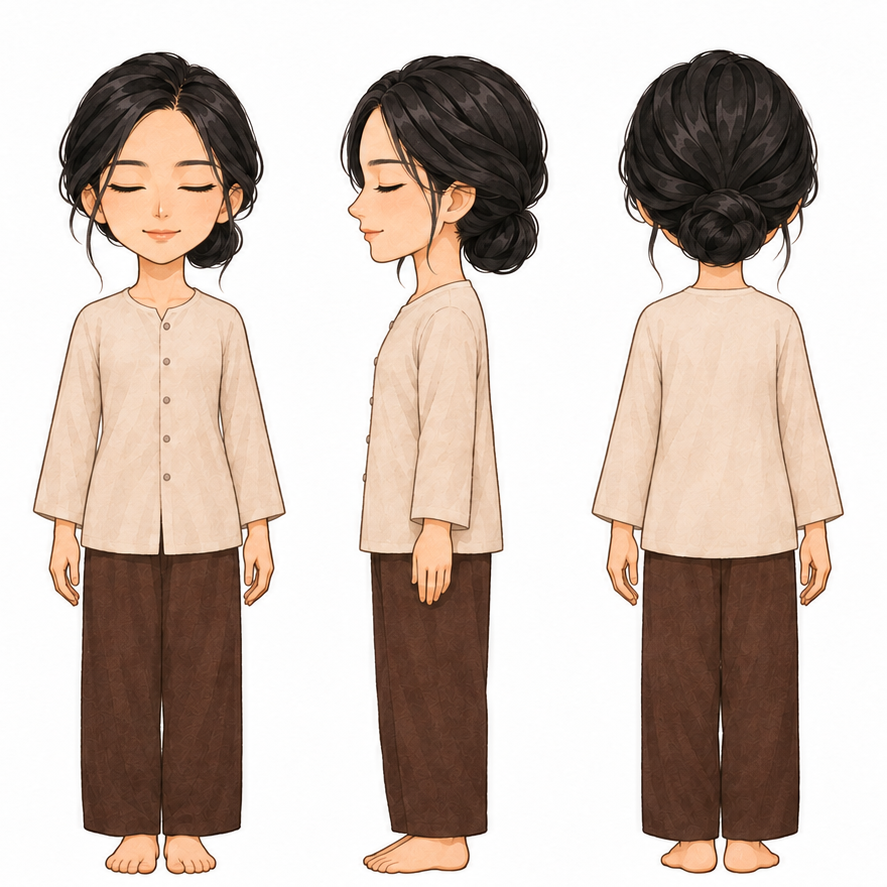
#> input picture prototype-3d/reference-pack/visitor-bun-light-turnaround.png, 887 x 887 px
$ python build-hd2d-assets.py
#> lines starting #> are read from the running program, lines starting #| are printed output that depends on the picture
from pathlib import Path

from PIL import Image, ImageChops, ImageEnhance


ROOT = Path(__file__).resolve().parents[1]
REPO = ROOT.parent
OUT = ROOT / "assets"
SOURCE = OUT / "source"
SPRITES = OUT / "visitor"
SCENE = OUT / "scene"
PACK = ROOT / "reference-pack"
APP_ASSETS = REPO / "assets" / "processed-v1" / "img"
CANVAS = (768, 768)
BASELINE = 744


def clean_generated(image: Image.Image) -> Image.Image:
    image = image.convert("RGBA")
    alpha = image.getchannel("A").point(lambda value: max(0, min(255, (value - 120) * 2)))
    image.putalpha(alpha)
    return image


def remove_white(image: Image.Image) -> Image.Image:
    image = image.convert("RGBA")
    white = Image.new("RGB", image.size, "white")
    distance = ImageChops.difference(image.convert("RGB"), white).convert("L")
    alpha = distance.point(lambda value: 0 if value < 4 else 255 if value > 18 else int((value - 4) / 14 * 255))
    image.putalpha(alpha)
    return image


def save_frame(image: Image.Image, name: str, target_height: int) -> None:
    alpha = image.getchannel("A")
    bounds = alpha.getbbox()
    if not bounds:
        raise ValueError(f"empty frame: {name}")
    image = image.crop(bounds)
    scale = target_height / image.height
    width = round(image.width * scale)
    image = image.resize((width, target_height), Image.Resampling.LANCZOS)
    if width > CANVAS[0] - 24:
        scale = (CANVAS[0] - 24) / width
        image = image.resize((CANVAS[0] - 24, round(target_height * scale)), Image.Resampling.LANCZOS)
    canvas = Image.new("RGBA", CANVAS, (0, 0, 0, 0))
    canvas.alpha_composite(image, ((CANVAS[0] - image.width) // 2, BASELINE - image.height))
    canvas.save(SPRITES / f"{name}.webp", "WEBP", lossless=True, method=6)


def crop_sheet(path: Path) -> tuple[Image.Image, Image.Image]:
    image = clean_generated(Image.open(path))
    half = image.width // 2
    return image.crop((0, 0, half, image.height)), image.crop((half, 0, image.width, image.height))


def save_crop(image: Image.Image, box: tuple[int, int, int, int], name: str, size: tuple[int, int]) -> None:
    image.crop(box).resize(size, Image.Resampling.LANCZOS).save(SCENE / name, "WEBP", quality=82, method=6)


def save_cutout(path: Path, name: str, width: int = 512, saturation: float = 1, brightness: float = 1) -> None:
    image = remove_white(Image.open(path))
    if saturation != 1:
        image = ImageEnhance.Color(image).enhance(saturation)
    if brightness != 1:
        image = ImageEnhance.Brightness(image).enhance(brightness)
    bounds = image.getchannel("A").getbbox()
    if not bounds:
        raise ValueError(f"empty cutout: {name}")
    image = image.crop(bounds)
    image.thumbnail((width, width), Image.Resampling.LANCZOS)
    image.save(SCENE / name, "WEBP", lossless=True, method=6)


def main() -> None:
    SPRITES.mkdir(parents=True, exist_ok=True)
    SCENE.mkdir(parents=True, exist_ok=True)

    turnaround = Image.open(PACK / "visitor-bun-light-turnaround.png")
#> turnaround is the input picture: PIL image 887x887 RGB; mean R, G, B 203.4, 189.2, 180
    third = turnaround.width // 3
#> third = 295
    for name, box in {
        "stand-front": (0, 0, third, turnaround.height),
        "stand-side": (third, 0, third * 2, turnaround.height),
        "stand-back": (third * 2, 0, turnaround.width, turnaround.height),
    }.items():
        save_frame(remove_white(turnaround.crop(box)), name, 690)
#> this loop made 3 passes
#> bounds in save_frame on passes 1 to 3: (28, 49, 289, 878), (40, 53, 295, 877), (0, 46, 297, 887)
#> pass 1, in remove_white, `image = image.convert("RGBA")`:
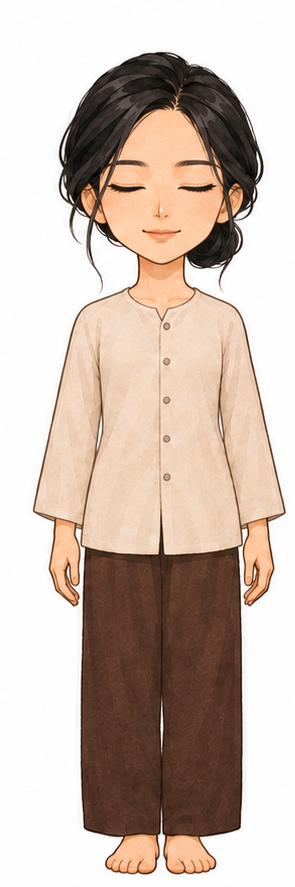
#> image: PIL image 295x887 RGBA; mean R, G, B, A 204.1, 187, 175.9, 255
#> pass 1, in remove_white, `distance = ImageChops.difference(image.convert("RGB"), white).convert(..`:
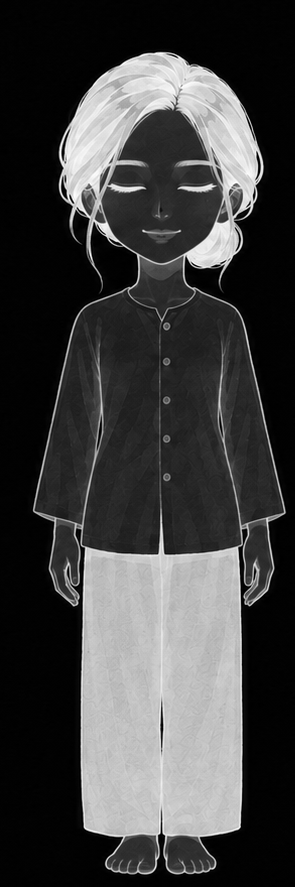
#> distance: PIL image 295x887 L; min 0, max 255, mean 64.2
#> pass 1, in remove_white, `alpha = distance.point(lambda value: 0 if value < 4 else 255 if value ..`:
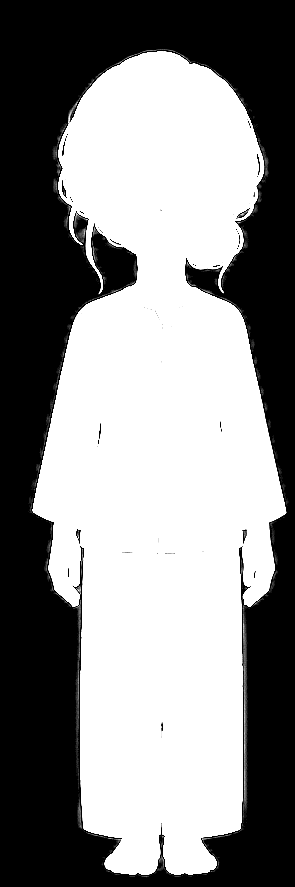
#> alpha: PIL image 295x887 L; min 0, max 255, mean 138.6

    side_frames = crop_sheet(SOURCE / "visitor-walk-side-strip.png")
    back_frames = crop_sheet(SOURCE / "visitor-walk-back-strip.png")
    for index, image in enumerate(side_frames, 1):
        save_frame(image, f"walk-side-{index}", 690)
    for index, image in enumerate(back_frames, 1):
        save_frame(image, f"walk-back-{index}", 690)
    save_frame(clean_generated(Image.open(SOURCE / "visitor-palms-standing.png")), "palms", 690)

    for index, height in enumerate((470, 430, 300), 1):
        save_frame(Image.open(APP_ASSETS / f"visitor-bun-light-bow-{index}.webp").convert("RGBA"), f"bow-{index}", height)
    save_frame(Image.open(APP_ASSETS / "visitor-bun-light-sit.webp").convert("RGBA"), "sit", 565)
    save_frame(clean_generated(Image.open(SOURCE / "visitor-sit-side-no-cushion.png")), "sit-side", 525)

    hall = Image.open(PACK / "hall-front-day-no-buddha.png").convert("RGB")
    courtyard = Image.open(APP_ASSETS / "scene-vn-courtyard-day.webp").convert("RGB")
    save_crop(hall, (245, 315, 696, 980), "hall-wall.webp", (512, 768))
    save_crop(hall, (0, 0, 941, 620), "hall-roof.webp", (768, 508))
    save_crop(hall, (0, 870, 941, 1672), "hall-floor.webp", (768, 654))
    save_crop(hall, (0, 300, 260, 980), "hall-mountain-left.webp", (300, 768))
    save_crop(hall, (681, 300, 941, 980), "hall-mountain-right.webp", (300, 768))
    save_crop(courtyard, (0, 0, 941, 930), "courtyard-mist.webp", (768, 760))
    save_crop(courtyard, (0, 780, 941, 1672), "courtyard-floor.webp", (768, 728))

    save_cutout(PACK / "objects" / "altar-table.png", "altar-table.webp", saturation=.62, brightness=1.08)
    save_cutout(PACK / "objects" / "cloud-bracket.png", "cloud-bracket.webp")
    save_cutout(PACK / "objects" / "incense-burner.png", "incense-burner.webp")
    save_cutout(PACK / "objects" / "lotus-oil-lamp.png", "lotus-oil-lamp.webp")
    save_cutout(PACK / "objects" / "meditation-cushion.png", "meditation-cushion.webp")
    save_cutout(PACK / "objects" / "column-stone-base.png", "column-stone-base.webp")


if __name__ == "__main__":
#> (the run stopped early here; a loop or call above may not have finished)

$ run again, with prototype-3d/reference-pack/reference-overview.png copied over prototype-3d/reference-pack/visitor-bun-light-turnaround.png
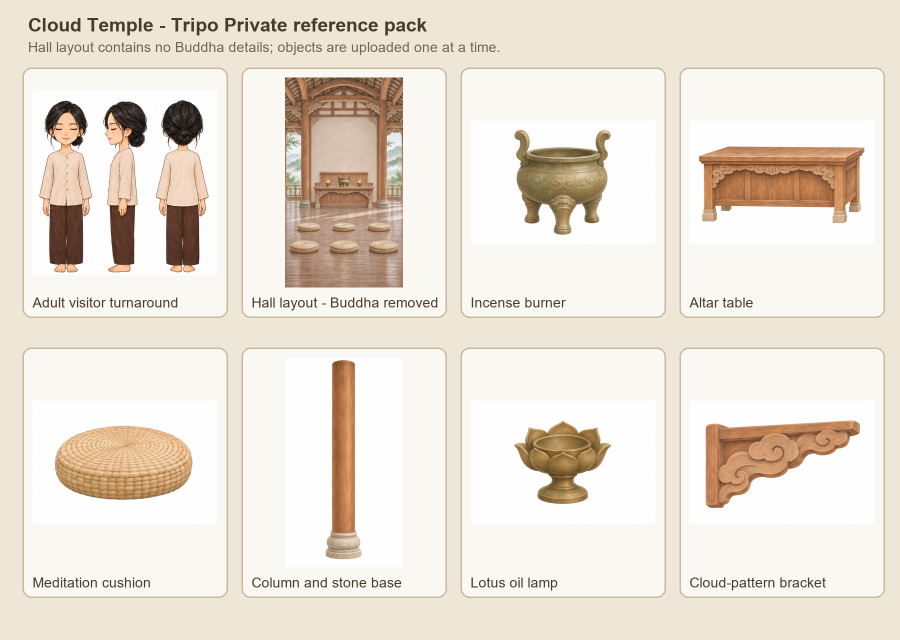
#> input picture prototype-3d/reference-pack/reference-overview.png, 1800 x 1280 px (shown at 1/2 size)
#> in main, turnaround is the input picture: PIL image 1800x1280 RGB; mean R, G, B 233.7, 225.2, 213.8
#> the loop in main, `for name, box in { "stand-front": (0, 0, third, turnaround.height), "s..` made 3 passes
#> pass 1, in remove_white, `distance = ImageChops.difference(image.convert("RGB"), white).convert(..`:
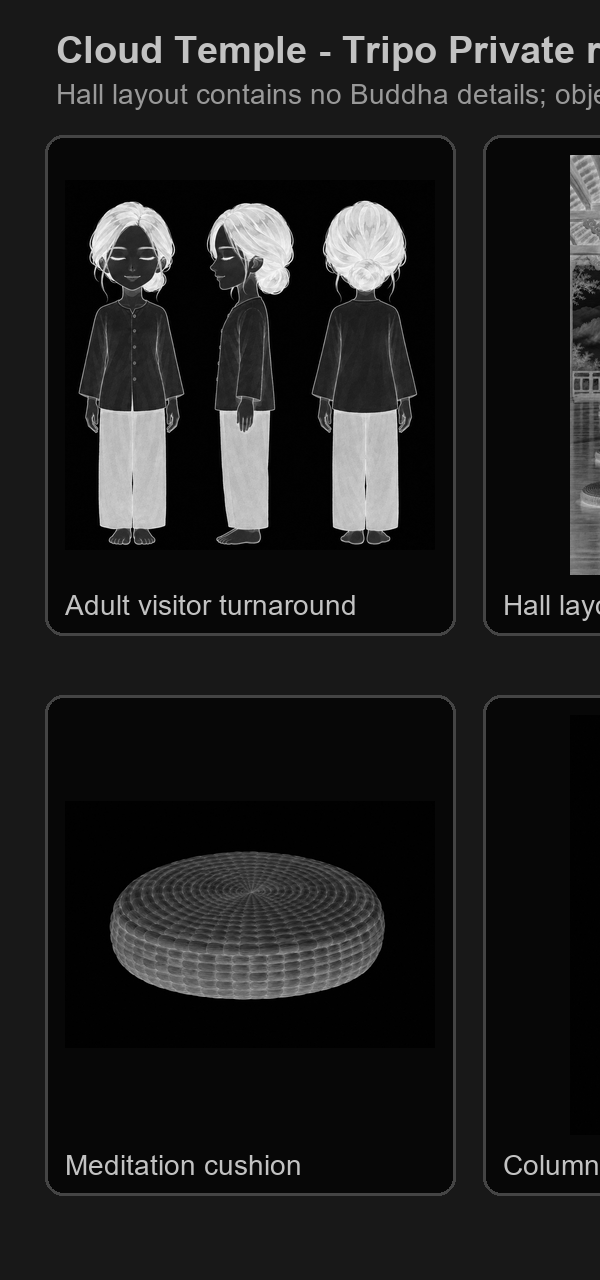
#> distance: PIL image 600x1280 L; min 0, max 255, mean 30.1
#> pass 1, in remove_white, `alpha = distance.point(lambda value: 0 if value < 4 else 255 if value ..`:
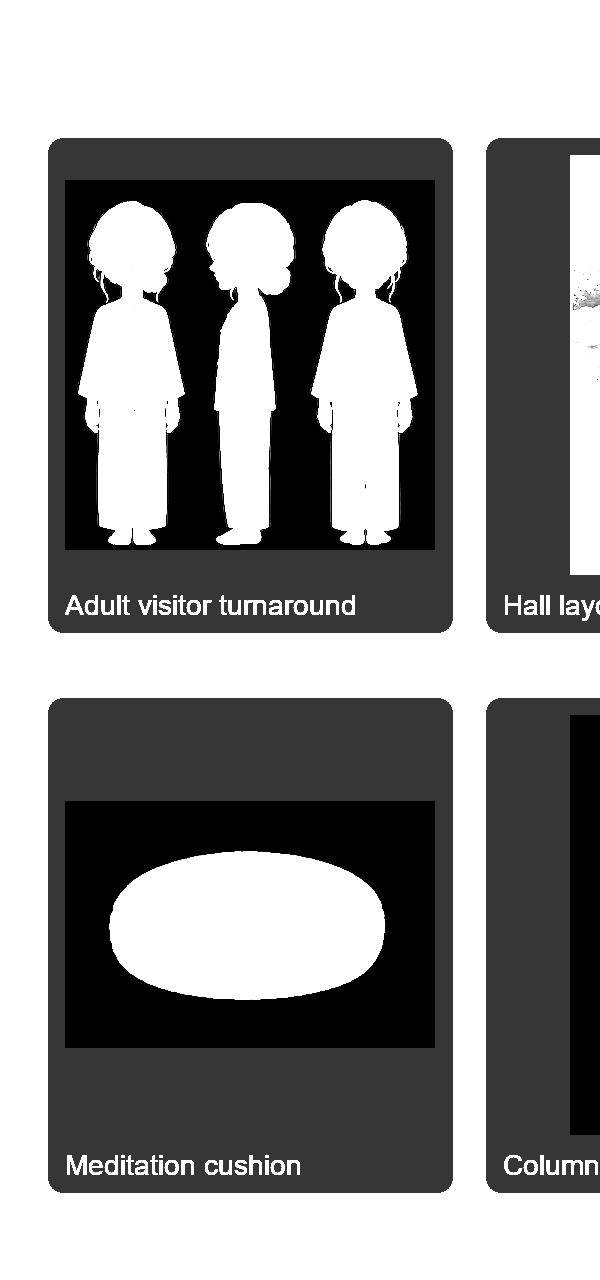
#> alpha: PIL image 600x1280 L; min 0, max 255, mean 142.4

$ run again, with prototype-3d/reference-pack/visitor-bun-light-back.png copied over prototype-3d/reference-pack/visitor-bun-light-turnaround.png
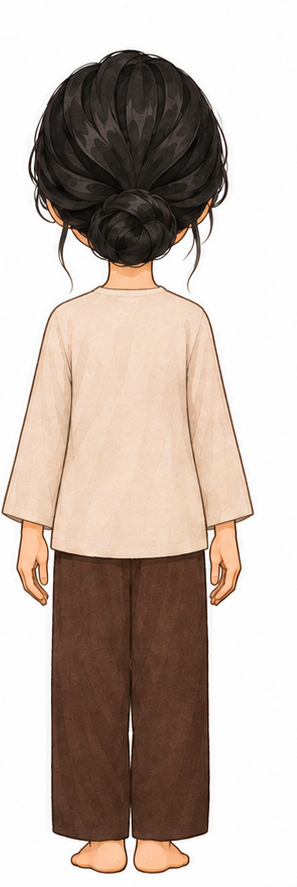
#> input picture prototype-3d/reference-pack/visitor-bun-light-back.png, 297 x 887 px
#> in main, turnaround is the input picture: PIL image 297x887 RGB; mean R, G, B 195.5, 181.6, 172.9
#> the loop in main, `for name, box in { "stand-front": (0, 0, third, turnaround.height), "s..` made 3 passes
#> bounds in save_frame on passes 1 to 3: (0, 59, 99, 875), (0, 46, 99, 876), (0, 79, 99, 887)
#> pass 1, in remove_white, `distance = ImageChops.difference(image.convert("RGB"), white).convert(..`:
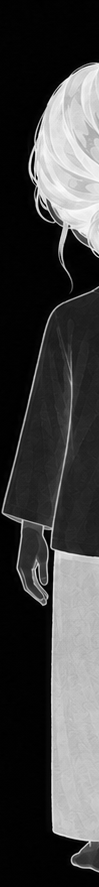
#> distance: PIL image 99x887 L; min 0, max 252, mean 65.2
#> pass 1, in remove_white, `alpha = distance.point(lambda value: 0 if value < 4 else 255 if value ..`:
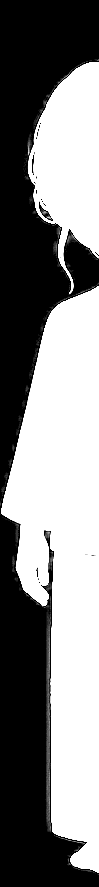
#> alpha: PIL image 99x887 L; min 0, max 255, mean 130.9
